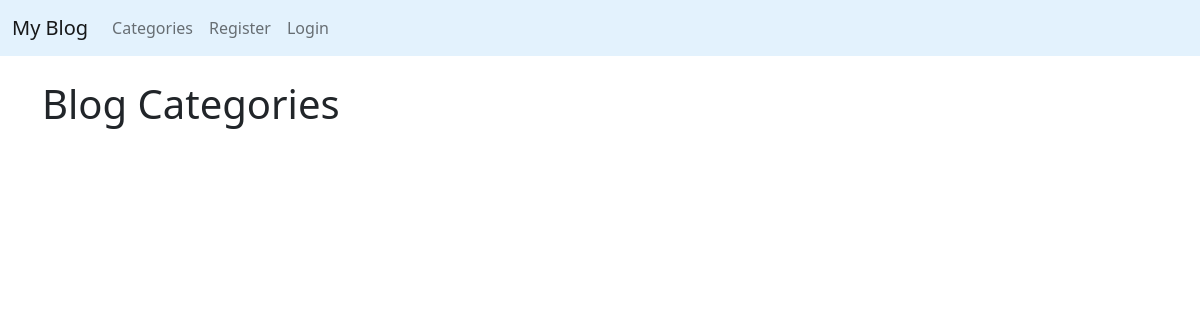
The page /category-list/ on the database as committed earlier.
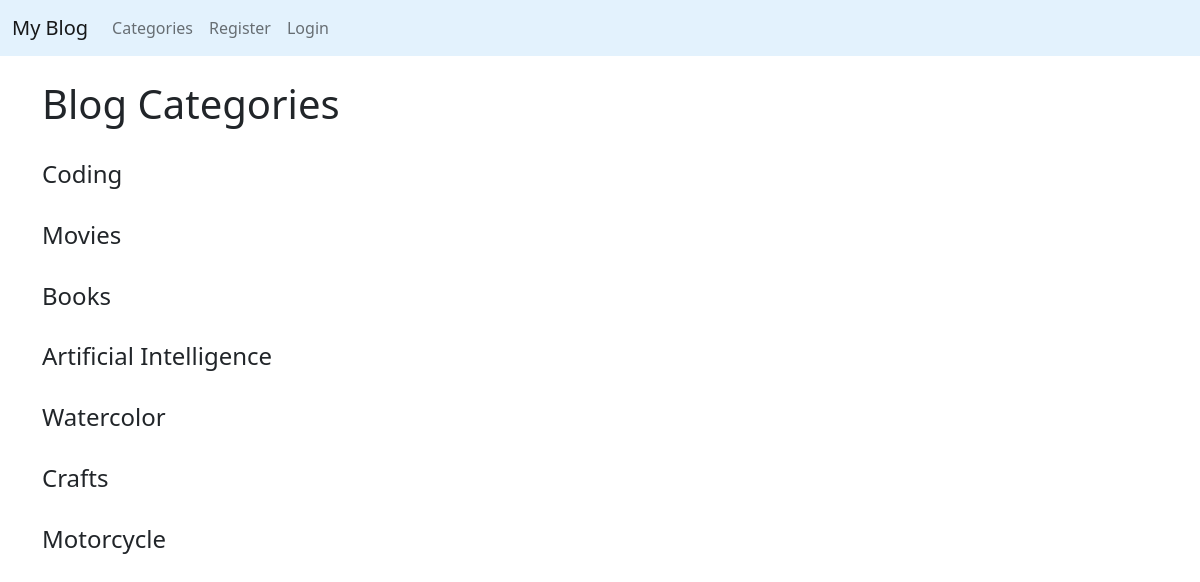
The same page on the database as committed later.
### myblog/models.py (models this page shows, shortened)
class Category(models.Model):
  name = models.CharField(max_length=255)
  def __str__(self):
    return self.name

### myblog/views.py (the view)
# urls.py: path('category-list/', CategoryListView, name ='category-list'),
def CategoryListView(request):
  cat_menu_list = Category.objects.all()
  return render(request, 'category_list.html', {'cat_menu_list':cat_menu_list})

### myblog/templates/category_list.html
{%extends 'base.html'%}
{%block content%}
  <h1>Blog Categories</h1>
  <br />
    {% for item in cat_menu_list %}
      <h4><a class="dropdown-item" href="{% url 'category' item|slugify %}"></li>{{ item }}</a></h4>
      <br />
    {%endfor%}
{%endblock%}

Rows that differ between the two databases and show on the page:
added Category: name "Coding"
added Category: name "Movies"
added Category: name "Books"
added Category: name "Artificial Intelligence"
added Category: name "Watercolor"
added Category: name "Crafts"
added Category: name "Motorcycle"
